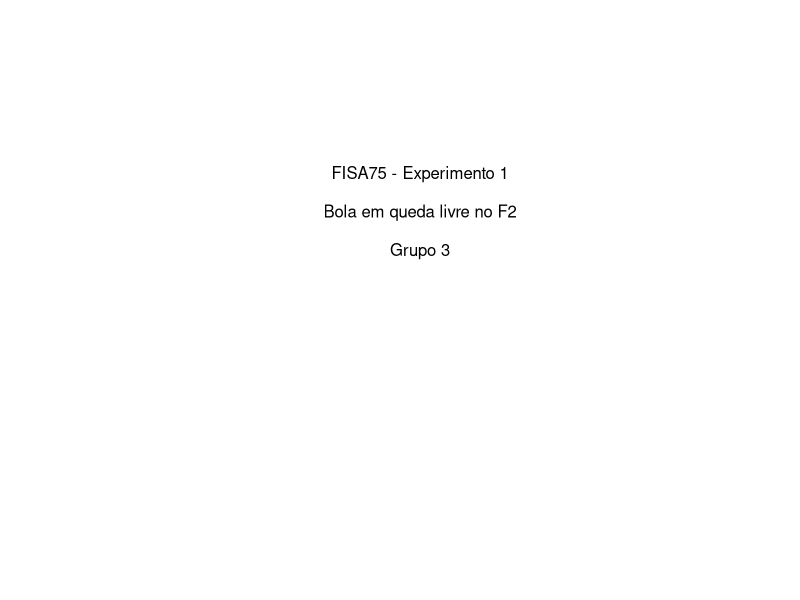
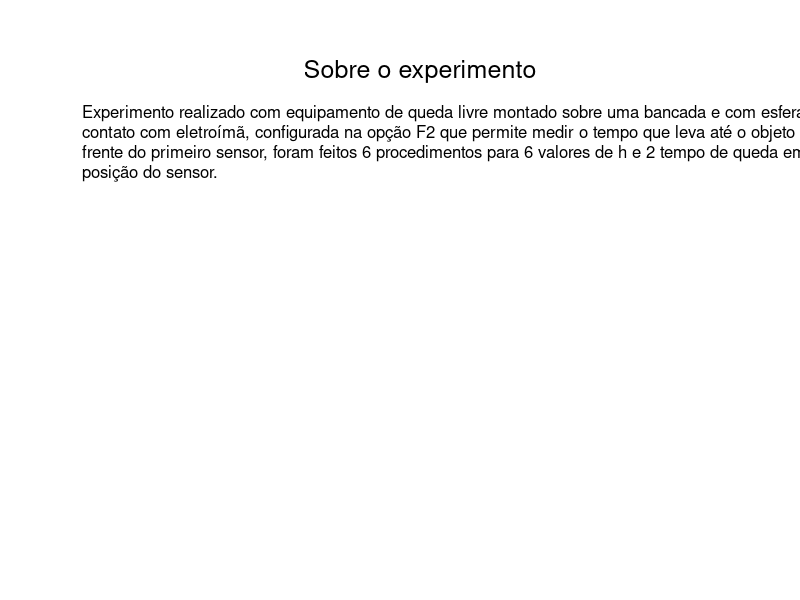
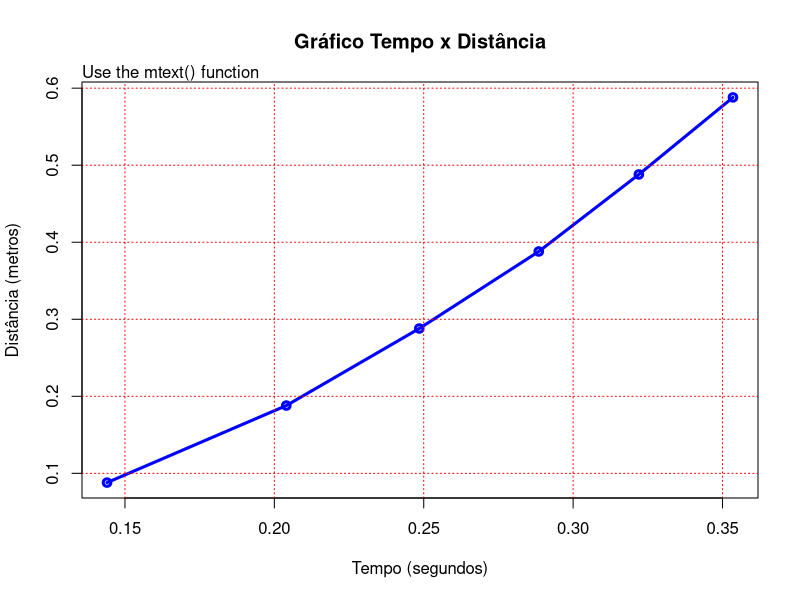
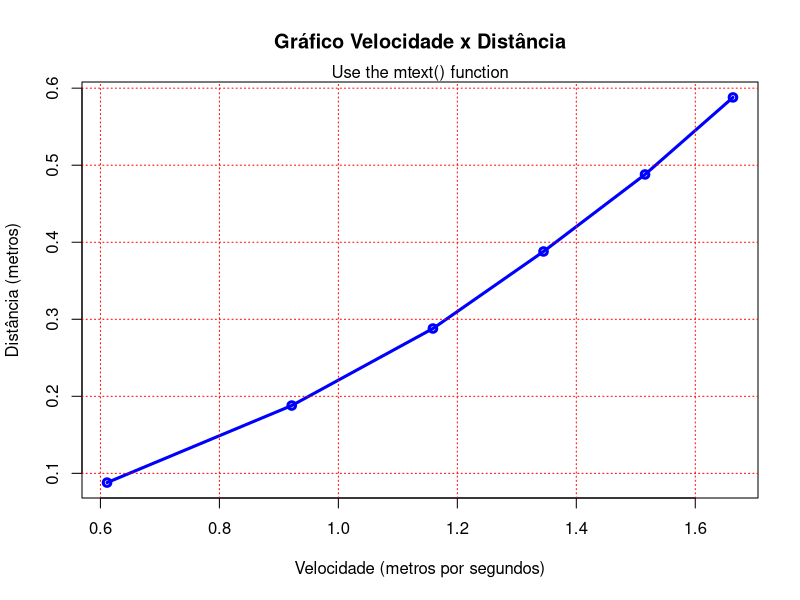
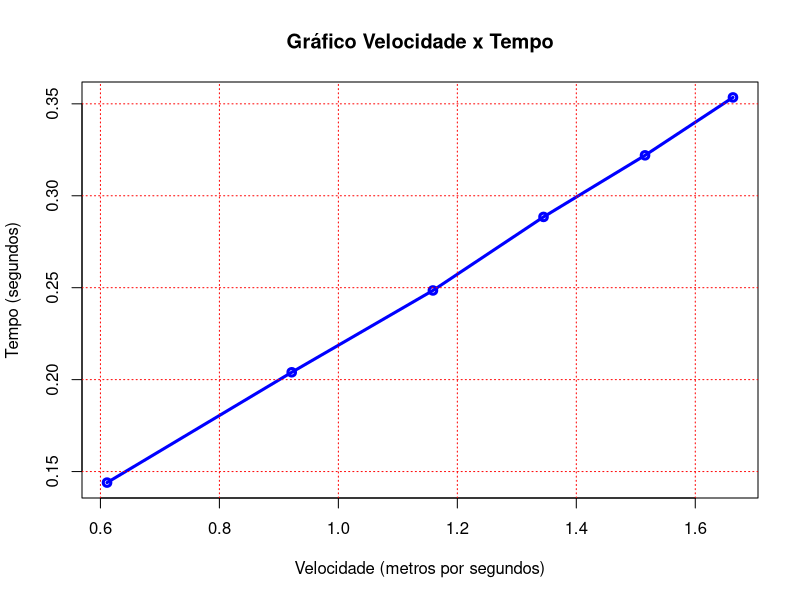
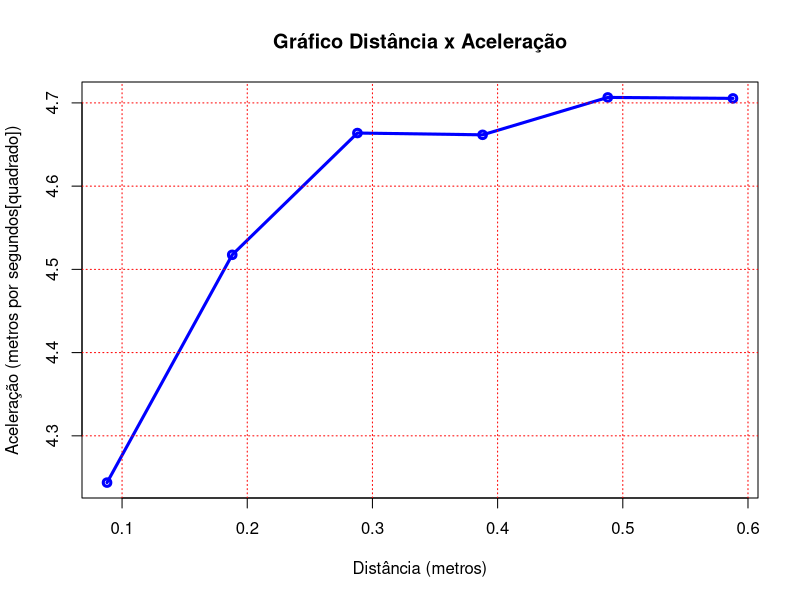
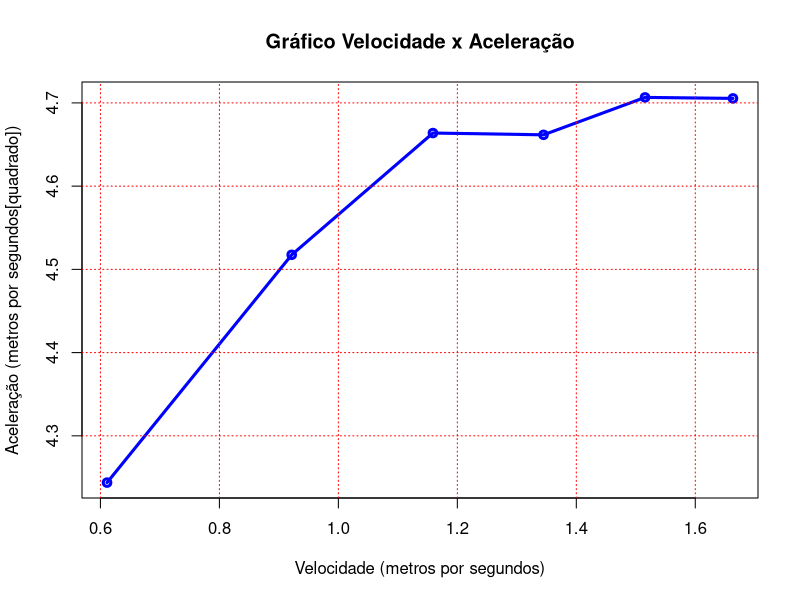
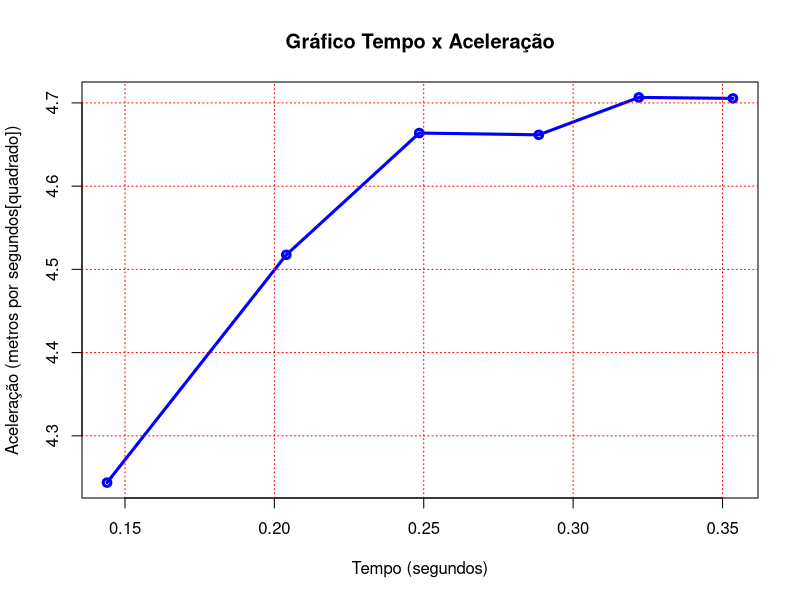

Reproduce these figures in R, in order.
###################################################################################################
# Criando Vetor de Tempo Medio e Distância Media
tempoMedio <- c(0.144,0.204,0.2485,0.2885,0.322,0.3535)
distanciaMedia <- c(0.088,0.188,0.288,0.388,0.488,0.588)
###################################################################################################

###################################################################################################
# Calculando Velocidade Media em cada queda
###################################################################################################

velocidadeMedia <- function(distanciaMedia, tempoMedio){
  velocidade <- distanciaMedia/tempoMedio
  return(velocidade)
}
###################################################################################################

###################################################################################################
# Calculando Aceleração Media em cada queda
###################################################################################################

aceleracaoMedia <- function(velocidadeMedia, tempoMedio){
  aceleracao <- velocidadeMedia/tempoMedio
  return(aceleracao)
}
###################################################################################################
# Criando um arquivo PDF onde será salvo os dados
pdf(file = "bola_em_queda_livre-F2.pdf", width = 11, height = 8 )

###################################################################################################
# Capa
###################################################################################################
# Dividindo uma pagina em 10 linhas
plot(0:10, type = "n", xaxt="n", yaxt="n", bty="n", xlab = "", ylab = "")

###################################################################################################
# Imprimindo o texto na capa, cada um em uma linha
text(6, 8, "FISA75 - Experimento 1")
text(6, 7, "Bola em queda livre no F2")
text(6, 6, "Grupo 3")

###################################################################################################
# Sobre o Experimento
###################################################################################################
# Dividindo uma pagina em 20 colunas
plot(0:20, type = "n", xaxt="n", yaxt="n", bty="n", xlab = "", ylab = "", main="")

###################################################################################################
# Imprimindo o texto na capa, cada um em uma linha
mtext("Sobre o experimento", cex=1.5)
mtext(line=-5, adj=0,"Experimento realizado com equipamento de queda livre montado sobre uma bancada e com esfera metálica em 
contato com eletroímã, configurada na opção F2 que permite medir o tempo que leva até o objeto passar na 
frente do primeiro sensor, foram feitos 6 procedimentos para 6 valores de h e 2 tempo de queda em cada 
posição do sensor.")

###################################################################################################
# Gerando Gráfico de Tempo Medio x Distância Media
###################################################################################################

# Criando o Gráfico
# tempoMedio é o eixo X
# distanciaMedia é o eixo Y
# type "o" é o grafico contendo todos os pontos
# main é o título do grafico, irá aparecer no centro, na parte superior
# lwd é a espessura da linha do grafico
# xlab é o título do eixo X
# ylab é o título do eixo Y
plot(tempoMedio, distanciaMedia, type="o", col="blue", 
  main="Gráfico Tempo x Distância",
  lwd=3,
  xlab="Tempo (segundos)",
  ylab="Distância (metros)")

# grid cria quadrantes no gráfico, essas linhas da divisoria, terão a cor vermelha
grid(col="red")

# Adiciona texto ao topo do gráfico
# adj=0, significa alinhado a esquerda
# cex=1.0 é o tamanho normal
mtext("Use the mtext() function", adj=0, cex=1.0)

###################################################################################################

###################################################################################################
# Chamando a função que calcula a Velocidade media a partir da Distância Media e do Tempo Medio
velocidadeMedia <- velocidadeMedia(distanciaMedia, tempoMedio)
###################################################################################################

###################################################################################################
# Gerando Gráfico da Velocidade Media x Distância Media 
###################################################################################################

# Criando o Gráfico
# velocidadeMedia é o eixo X
# distanciaMedia é o eixo Y
# type "o" é o grafico contendo todos os pontos
# main é o título do grafico, irá aparecer no centro, na parte superior
# lwd é a espessura da linha do grafico
# xlab é o título do eixo X
# ylab é o título do eixo Y
plot(velocidadeMedia, distanciaMedia, type="o", col="blue", 
  main="Gráfico Velocidade x Distância",
  lwd=3,
  xlab="Velocidade (metros por segundos)",
  ylab="Distância (metros)")

# grid cria quadrantes no gráfico, essas linhas da divisoria, terão a cor vermelha
grid(col="red")
# Add text
mtext("Use the mtext() function")

###################################################################################################
# Gerando Gráfico da Velocidade Media x Tempo Medio
###################################################################################################

# Criando o Gráfico
# velocidadeMedia é o eixo X
# tempoMedio é o eixo Y
# type "o" é o grafico contendo todos os pontos
# main é o título do grafico, irá aparecer no centro, na parte superior
# lwd é a espessura da linha do grafico
# xlab é o título do eixo X
# ylab é o título do eixo Y
plot(velocidadeMedia, tempoMedio, type="o", col="blue", 
  main="Gráfico Velocidade x Tempo",
  lwd=3,
  xlab="Velocidade (metros por segundos)",
  ylab="Tempo (segundos)")

# grid cria quadrantes no gráfico, essas linhas da divisoria, terão a cor vermelha
grid(col="red")

###################################################################################################

###################################################################################################
# Chamando a função que calcula a Aceleração media a partir da Velocidade Media e do Tempo Medio
aceleracaoMedia <- aceleracaoMedia(velocidadeMedia, tempoMedio)
###################################################################################################

###################################################################################################
# Gerando Gráfico de Distância Media x Aceleração Media
###################################################################################################

# Criando o Gráfico
# distanciaMedia é o eixo X
# aceleracaoMedia é o eixo Y
# type "o" é o grafico contendo todos os pontos
# main é o título do grafico, irá aparecer no centro, na parte superior
# lwd é a espessura da linha do grafico
# xlab é o título do eixo X
# ylab é o título do eixo Y
plot(distanciaMedia, aceleracaoMedia, type="o", col="blue", 
  main="Gráfico Distância x Aceleração",
  lwd=3,
  xlab="Distância (metros)",
  ylab="Aceleração (metros por segundos[quadrado])")

# grid cria quadrantes no gráfico, essas linhas da divisoria, terão a cor vermelha
grid(col="red")

###################################################################################################
# Gerando Gráfico da Velocidade Media x Aceleração Media
###################################################################################################

# Criando o Gráfico
# velocidadeMedia é o eixo X
# aceleracaoMedia é o eixo Y
# type "o" é o grafico contendo todos os pontos
# main é o título do grafico, irá aparecer no centro, na parte superior
# lwd é a espessura da linha do grafico
# xlab é o título do eixo X
# ylab é o título do eixo Y
plot(velocidadeMedia, aceleracaoMedia, type="o", col="blue", 
  main="Gráfico Velocidade x Aceleração",
  lwd=3,
  xlab="Velocidade (metros por segundos)",
  ylab="Aceleração (metros por segundos[quadrado])")

# grid cria quadrantes no gráfico, essas linhas da divisoria, terão a cor vermelha
grid(col="red")

###################################################################################################
# Gerando Gráfico de Tempo Medio x Aceleração Media
###################################################################################################

# Criando o Gráfico
# tempoMedio é o eixo X
# aceleracaoMedia é o eixo Y
# type "o" é o grafico contendo todos os pontos
# main é o título do grafico, irá aparecer no centro, na parte superior
# lwd é a espessura da linha do grafico
# xlab é o título do eixo X
# ylab é o título do eixo Y
plot(tempoMedio, aceleracaoMedia, type="o", col="blue", 
  main="Gráfico Tempo x Aceleração",
  lwd=3,
  xlab="Tempo (segundos)",
  ylab="Aceleração (metros por segundos[quadrado])")

# grid cria quadrantes no gráfico, essas linhas da divisoria, terão a cor vermelha
grid(col="red")

# Salvando no PDF tudo que foi printado até agora
dev.off()